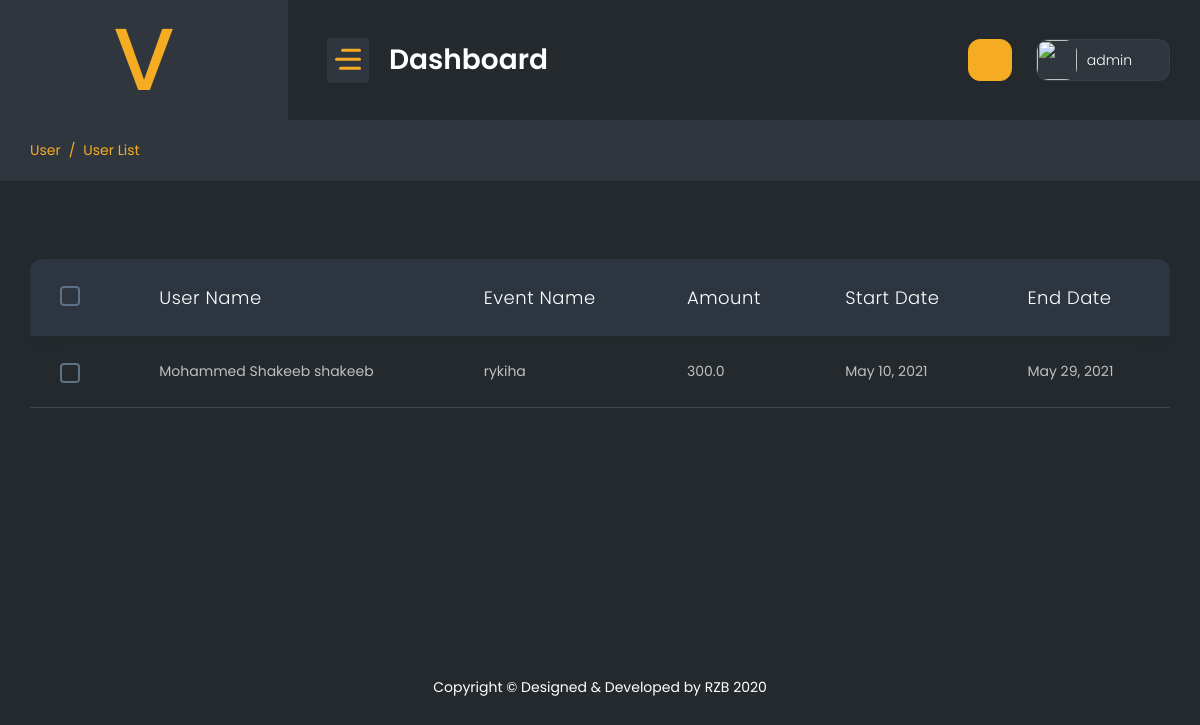
The app's page /superadminregister (signed in) with its own data.
### webapp/models.py (models this page shows, shortened)
class User_Event_Registration(models.Model):
    Registration_id = models.AutoField(primary_key=True)
    user_id = models.ForeignKey(User_Signup , on_delete=models.SET_NULL,blank=True,null=True)
    EventId = models.ForeignKey(Event , on_delete=models.SET_NULL,blank=True,null=True)
    Description = models.CharField(max_length=255, default="")
    created = models.DateTimeField(auto_now_add=True, blank=True)
    status =models.CharField(max_length=100, choices=STATUS , default="Disable")

class User_Signup(models.Model):
    user_id = models.AutoField(primary_key=True)
    Name = models.CharField(max_length=255, default="")
    Surname = models.CharField(max_length=255, default="")
    Ci = models.CharField(max_length=255, default="")
    Ruc = models.CharField(max_length=255, default="")
    Gender = models.CharField(max_length=20, default="")
    Phones = models.CharField(max_length=20, default="")
    Email = models.EmailField(max_length=255, default="")
    Direction = models.CharField(max_length=255, default="")
    City =  models.CharField(max_length=255, default="")
    Birth_date  = models.DateField()
    Creation = models.DateTimeField(auto_now_add=True, blank=True)
    Password = models.TextField(max_length=500 , default="")

class Event(models.Model):
    EventId = models.AutoField(primary_key=True)
    EventName = models.CharField(max_length=255, default="")
    Cost = models.FloatField(default=0.0)
    Registration_start = models.DateField()
    Registration_end = models.DateField()
    Runner_quantity = models.IntegerField(default=0)
    Event_logo = models.ImageField(upload_to='Eventlogo/',default="SuperAdmin/dummy.jpg")
    Status = models.CharField(max_length=50, default="")
    EventTypeId = models.ForeignKey(Event_Type , on_delete=models.SET_NULL,blank=True,null=True)
    Description = models.TextField(default="")
    created = models.DateTimeField(auto_now_add=True, blank=True)
    buy_link=models.TextField(default="")
    def __str__(self):
        return self.EventName

### webapp/views.py (the view)
# urls.py: path('superadminregister',superadminregister.as_view(),name="superadminregister"),
class superadminregister(View):
    def get(self,request):
        if not request.session.has_key('adminid'):
            return redirect("/superadminlogin")
        try:
            data = User_Event_Registration.objects.all()
            return render(request ,'superadmin/register.html',{'data':data})
        except:
            return redirect("/superadmin")

### templates/superadmin/register.html (shortened to what this page needs)
{% extends "superadmin/base.html" %}
{% block body %}
<div class="container-fluid">
    <div class="page-titles">
        <ol class="breadcrumb">
            <li class="breadcrumb-item active"><a href="javascript:void(0)">User</a></li>
            <li class="breadcrumb-item"><a href="javascript:void(0)">User List</a></li>
        </ol>
    </div>
    <div class="row">
        <div class="col-lg-12">
            <div class="table-responsive">
                <table id="example-5" class="table display mb-4  fs-14">
                    <thead>
                        <tr>
                            <th>
                                <div class="checkbox mr-0 align-self-center">
                                    <div class="custom-control custom-checkbox ">
                                    </div>
                                </div>
                            </th>
                            <th>User Name</th>
                            <th>Event Name</th>
                            <th>Amount</th>
                            <th>Start Date</th>
                            <th>End Date</th>
                        </tr>
                    </thead>
                    <tbody>
                        {% for d in data %}
                        <tr>
                            <td>
                                <div class="checkbox mr-0 align-self-center">
                                    <div class="custom-control custom-checkbox ">
                                    </div>
                                </div>
                            </td>
                            <td>{{d.user_id.Name}} {{d.user_id.Surname}}</td>
                            <td>{{d.EventId}}</td>
                            <td>{{d.EventId.Cost}}</td>
                            <td>{{d.EventId.Registration_start}}</td>
                            <td>{{d.EventId.Registration_end}}</td>
                        </tr>
                        {% endfor %}
                    </tbody>
                </table>
            </div>
        </div>
    </div>
</div>
{% endblock body %}

### records on screen
User_Event_Registration: user_id.Name "Mohammed Shakeeb", user_id.Surname "shakeeb", EventId "rykiha", EventId.Cost "300.0", EventId.Registration_start "May 10, 2021", EventId.Registration_end "May 29, 2021"

### other values on screen
{{ request.session.adminname }} "admin"
